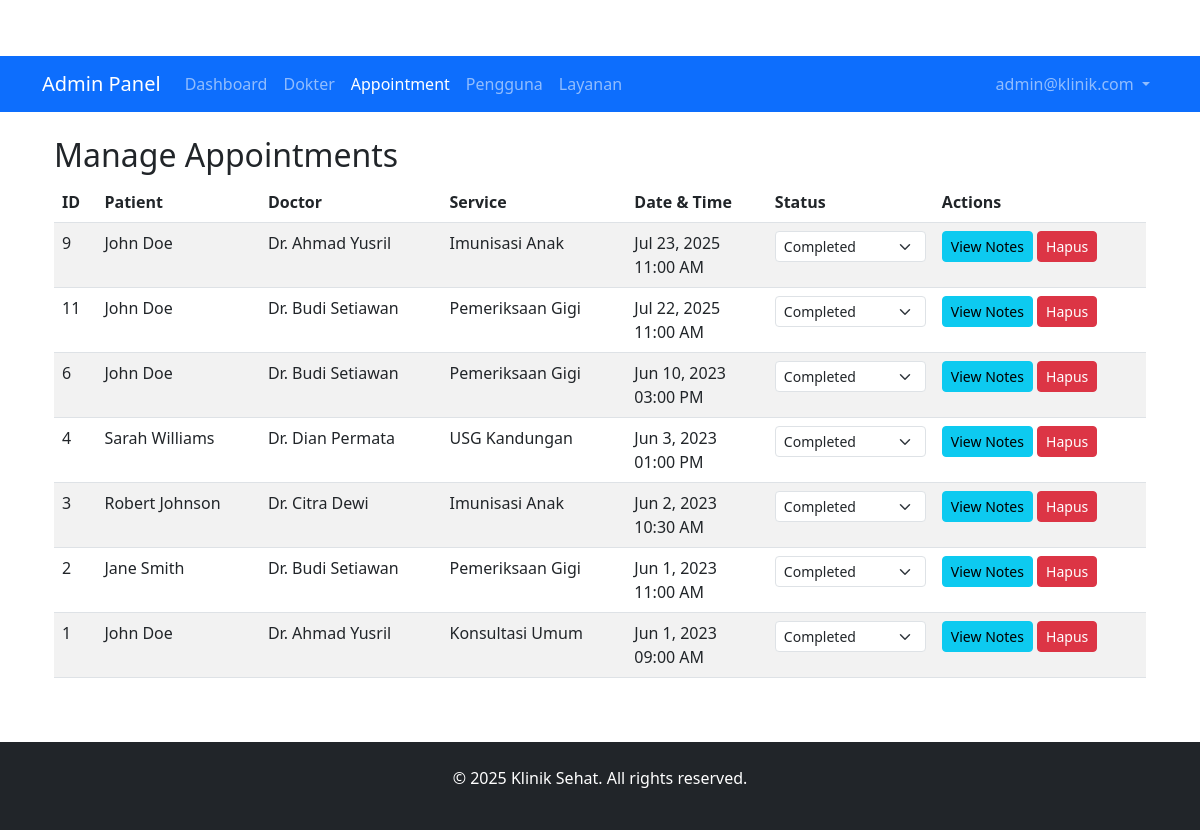
Screenshot of /klinik/admin/appointments.php (signed in) with the database file from the repository.
### tables this page shows
CREATE TABLE `appointments` (
  `id` int(11) NOT NULL,
  `user_id` int(11) NOT NULL,
  `doctor_id` int(11) NOT NULL,
  `service_id` int(11) NOT NULL,
  `appointment_date` date NOT NULL,
  `appointment_time` time NOT NULL,
  `status` enum('pending','confirmed','completed','cancelled') DEFAULT 'pending',
  `notes` text DEFAULT NULL,
  `created_at` timestamp NOT NULL DEFAULT current_timestamp()
);

CREATE TABLE `users` (
  `id` int(11) NOT NULL,
  `name` varchar(100) NOT NULL,
  `email` varchar(100) NOT NULL,
  `password` varchar(255) NOT NULL,
  `phone` varchar(20) DEFAULT NULL,
  `address` text DEFAULT NULL,
  `role` enum('patient','admin') DEFAULT 'patient',
  `created_at` timestamp NOT NULL DEFAULT current_timestamp()
);

CREATE TABLE `doctors` (
  `id` int(11) NOT NULL,
  `name` varchar(100) NOT NULL,
  `specialization` varchar(100) NOT NULL,
  `schedule` text NOT NULL,
  `bio` text DEFAULT NULL
);

CREATE TABLE `services` (
  `id` int(11) NOT NULL,
  `name` varchar(100) NOT NULL,
  `description` text DEFAULT NULL,
  `price` decimal(10,2) NOT NULL
);

### klinik/admin/appointments.php (the view, shortened to what this page needs)
<?php
require_once '../config/database.php';
try {
    $appointments = $pdo->query("
        SELECT a.*, u.name as patient_name, d.name as doctor_name, s.name as service_name
        FROM appointments a
        JOIN users u ON a.user_id = u.id
        JOIN doctors d ON a.doctor_id = d.id
        JOIN services s ON a.service_id = s.id
        ORDER BY a.appointment_date DESC, a.appointment_time DESC
    ")->fetchAll();
} catch (PDOException $e) {
    $_SESSION['error'] = "Failed to fetch appointments: " . $e->getMessage();
    $appointments = [];
}
include '../includes/admin-header.php';
?>
<div class="container mt-4">
    <h2>Manage Appointments</h2>
    <div class="table-responsive">
        <table class="table table-striped">
            <thead>
                <tr>
                    <th>ID</th>
                    <th>Patient</th>
                    <th>Doctor</th>
                    <th>Service</th>
                    <th>Date & Time</th>
                    <th>Status</th>
                    <th>Actions</th>
                </tr>
            </thead>
            <tbody>
                <?php if (empty($appointments)): ?>
                    <tr>
                        <td colspan="7" class="text-center">No appointments found</td>
                    </tr>
                <?php else: ?>
                    <?php foreach ($appointments as $appointment): ?>
                    <tr>
                        <td><?php echo htmlspecialchars($appointment['id']); ?></td>
                        <td><?php echo htmlspecialchars($appointment['patient_name']); ?></td>
                        <td><?php echo htmlspecialchars($appointment['doctor_name']); ?></td>
                        <td><?php echo htmlspecialchars($appointment['service_name']); ?></td>
                        <td>
                            <?php echo htmlspecialchars(date('M j, Y', strtotime($appointment['appointment_date']))); ?><br>
                            <?php echo htmlspecialchars(date('h:i A', strtotime($appointment['appointment_time']))); ?>
                        </td>
                        <td>
                            <form method="POST" class="d-inline">
                                <select name="status" class="form-select form-select-sm" onchange="this.form.submit()">
                                    <option value="completed" <?php echo $appointment['status'] == 'completed' ? 'selected' : ''; ?>>Completed</option>
                                </select>
                            </form>
                        </td>
                        <td>
                            <a href="#" class="btn btn-sm btn-info view-notes"
                               data-notes="<?php echo htmlspecialchars($appointment['notes']); ?>">
                                View Notes</a>
                            <a href="?delete=<?= $appointment['id'] ?>" class="btn btn-sm btn-danger"
                            onclick="return confirm('Yakin ingin menghapus appointment ini?')">Hapus</a>
                        </td>
                    </tr>
                    <?php endforeach; ?>
                <?php endif; ?>
            </tbody>
        </table>
    </div>
</div>
<?php include '../includes/footer.php'; ?>

### klinik/includes/admin-header.php (shortened to what this page needs)
<!DOCTYPE html>
<html lang="en">
<head>
    <link href="https://cdn.jsdelivr.net/npm/bootstrap@5.3.0/dist/css/bootstrap.min.css" rel="stylesheet">
    <link rel="stylesheet" href="https://cdn.jsdelivr.net/npm/bootstrap-icons@1.10.0/font/bootstrap-icons.css">
    <link rel="stylesheet" href="../assets/css/style.css">
</head>
<body>
<nav class="navbar navbar-expand-lg navbar-dark bg-primary">
    <div class="container">
        <a class="navbar-brand" href="dashboard.php">Admin Panel</a>
        <div class="collapse navbar-collapse" id="adminNav">
            <ul class="navbar-nav me-auto">
                <li class="nav-item">
                    <a class="nav-link <?= basename($_SERVER['PHP_SELF']) == 'dashboard.php' ? 'active' : '' ?>"
                       href="dashboard.php">Dashboard</a>
                </li>
                <li class="nav-item">
                    <a class="nav-link <?= basename($_SERVER['PHP_SELF']) == 'doctors.php' ? 'active' : '' ?>"
                       href="doctors.php">Dokter</a>
                </li>
                <li class="nav-item">
                    <a class="nav-link <?= basename($_SERVER['PHP_SELF']) == 'appointments.php' ? 'active' : '' ?>"
                       href="appointments.php">Appointment</a>
                </li>
                <li class="nav-item">
                    <a class="nav-link <?= basename($_SERVER['PHP_SELF']) == 'users.php' ? 'active' : '' ?>"
                       href="users.php">Pengguna</a>
                </li>
                <li class="nav-item">
                    <a class="nav-link <?= basename($_SERVER['PHP_SELF']) == 'services.php' ? 'active' : '' ?>"
                       href="services.php">Layanan</a>
                </li>
            </ul>
            <ul class="navbar-nav">
                <li class="nav-item dropdown">
                    <a class="nav-link dropdown-toggle" href="#" id="adminDropdown" role="button" data-bs-toggle="dropdown">
                        <?php echo htmlspecialchars($_SESSION['user_email']); ?>
                    </a>
                </li>
            </ul>
        </div>
    </div>
</nav>
<div class="container mt-4">

### klinik/includes/footer.php (shortened to what this page needs)
</div>
<footer class="bg-dark text-white py-4 mt-5">
    <div class="container">
        <div class="text-center">
            <p>&copy; <?php echo date('Y'); ?> Klinik Sehat. All rights reserved.</p>
        </div>
    </div>
</footer>
</body>
</html>

### klinik/assets/style.css (style rules this page uses)
body { padding-top: 56px; }

### rows the page displays
appointments: id "9", user.name "John Doe", doctor.name "Dr. Ahmad Yusril", service.name "Imunisasi Anak", appointment_date "Jul 23, 2025", appointment_time "11:00 AM", status "Completed"
appointments: id "11", user.name "John Doe", doctor.name "Dr. Budi Setiawan", service.name "Pemeriksaan Gigi", appointment_date "Jul 22, 2025", appointment_time "11:00 AM", status "Completed"
appointments: id "6", user.name "John Doe", doctor.name "Dr. Budi Setiawan", service.name "Pemeriksaan Gigi", appointment_date "Jun 10, 2023", appointment_time "03:00 PM", status "Completed"
appointments: id "4", user.name "Sarah Williams", doctor.name "Dr. Dian Permata", service.name "USG Kandungan", appointment_date "Jun 3, 2023", appointment_time "01:00 PM", status "Completed"
appointments: id "3", user.name "Robert Johnson", doctor.name "Dr. Citra Dewi", service.name "Imunisasi Anak", appointment_date "Jun 2, 2023", appointment_time "10:30 AM", status "Completed"
appointments: id "2", user.name "Jane Smith", doctor.name "Dr. Budi Setiawan", service.name "Pemeriksaan Gigi", appointment_date "Jun 1, 2023", appointment_time "11:00 AM", status "Completed"
appointments: id "1", user.name "John Doe", doctor.name "Dr. Ahmad Yusril", service.name "Konsultasi Umum", appointment_date "Jun 1, 2023", appointment_time "09:00 AM", status "Completed"

### other values shown
$_SESSION['user_email'] "admin@klinik.com"
